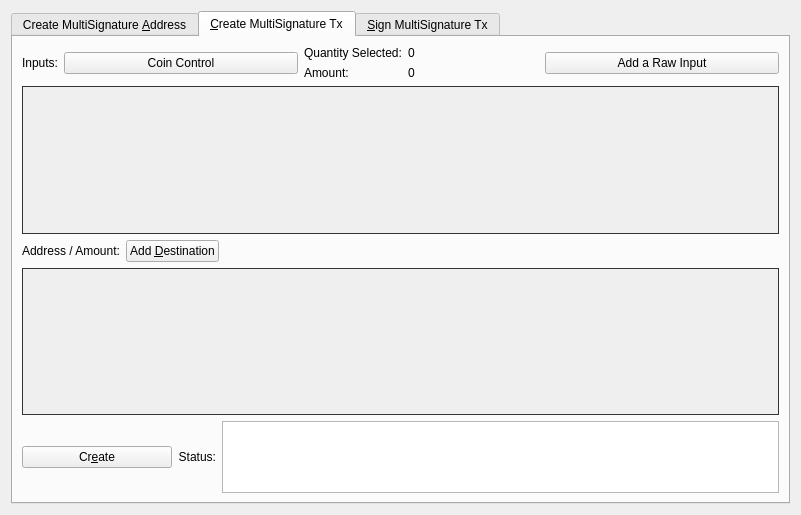
<?xml version="1.0" encoding="UTF-8"?>
<ui version="4.0">
 <class>MultisigDialog</class>
 <widget class="QDialog" name="MultisigDialog">
  <property name="geometry">
   <rect>
    <x>0</x>
    <y>0</y>
    <width>801</width>
    <height>515</height>
   </rect>
  </property>
  <property name="sizePolicy">
   <sizepolicy hsizetype="Fixed" vsizetype="Fixed">
    <horstretch>0</horstretch>
    <verstretch>0</verstretch>
   </sizepolicy>
  </property>
  <property name="windowTitle">
   <string>Multisignature Address Interactions</string>
  </property>
  <layout class="QVBoxLayout" name="verticalLayout_8">
   <item>
    <widget class="QTabWidget" name="multisigTabWidget">
     <property name="styleSheet">
      <string notr="true">QScrollArea{border: 1px solid #333333;}</string>
     </property>
     <property name="currentIndex">
      <number>1</number>
     </property>
     <widget class="QWidget" name="addMultisigTab">
      <property name="sizePolicy">
       <sizepolicy hsizetype="Minimum" vsizetype="Minimum">
        <horstretch>0</horstretch>
        <verstretch>0</verstretch>
       </sizepolicy>
      </property>
      <attribute name="title">
       <string>Create MultiSignature &amp;Address</string>
      </attribute>
      <layout class="QVBoxLayout" name="verticalLayout">
       <item>
        <layout class="QHBoxLayout" name="enterMLayout">
         <item>
          <widget class="QSpinBox" name="enterMSpinbox">
           <property name="sizePolicy">
            <sizepolicy hsizetype="Fixed" vsizetype="Fixed">
             <horstretch>0</horstretch>
             <verstretch>0</verstretch>
            </sizepolicy>
           </property>
           <property name="toolTip">
            <string>How many people must sign to verify a transaction</string>
           </property>
           <property name="minimum">
            <number>1</number>
           </property>
           <property name="maximum">
            <number>15</number>
           </property>
           <property name="value">
            <number>1</number>
           </property>
          </widget>
         </item>
         <item>
          <widget class="QLabel" name="enterMLabel">
           <property name="text">
            <string>Enter the minimum number of signatures required to sign transactions</string>
           </property>
          </widget>
         </item>
        </layout>
       </item>
       <item>
        <layout class="QHBoxLayout" name="addressLabelLayout">
         <item>
          <widget class="QLabel" name="addressLableLabel">
           <property name="text">
            <string>Address Label:</string>
           </property>
          </widget>
         </item>
         <item>
          <widget class="QLineEdit" name="multisigAddressLabel"/>
         </item>
        </layout>
       </item>
       <item>
        <layout class="QHBoxLayout" name="addAddressLayout">
         <item>
          <widget class="QPushButton" name="addAddressButton">
           <property name="toolTip">
            <string>Add another address that could sign to verify a transaction from the multisig address.</string>
           </property>
           <property name="text">
            <string>&amp;Add Address / Key</string>
           </property>
           <property name="icon">
            <iconset resource="../userx.qrc">
             <normaloff>:/icons/add</normaloff>:/icons/add</iconset>
           </property>
           <property name="autoDefault">
            <bool>false</bool>
           </property>
          </widget>
         </item>
         <item>
          <widget class="QLabel" name="addAddressLabel">
           <property name="sizePolicy">
            <sizepolicy hsizetype="Preferred" vsizetype="Fixed">
             <horstretch>0</horstretch>
             <verstretch>0</verstretch>
            </sizepolicy>
           </property>
           <property name="text">
            <string>Local addresses or public keys that can sign:</string>
           </property>
          </widget>
         </item>
         <item>
          <spacer name="addAddressSpacer_2">
           <property name="orientation">
            <enum>Qt::Horizontal</enum>
           </property>
           <property name="sizeHint" stdset="0">
            <size>
             <width>40</width>
             <height>10</height>
            </size>
           </property>
          </spacer>
         </item>
        </layout>
       </item>
       <item>
        <widget class="QScrollArea" name="addAddressScrollArea">
         <property name="sizePolicy">
          <sizepolicy hsizetype="Preferred" vsizetype="Expanding">
           <horstretch>0</horstretch>
           <verstretch>0</verstretch>
          </sizepolicy>
         </property>
         <property name="widgetResizable">
          <bool>true</bool>
         </property>
         <widget class="QWidget" name="addAddressWidget">
          <property name="geometry">
           <rect>
            <x>0</x>
            <y>0</y>
            <width>759</width>
            <height>166</height>
           </rect>
          </property>
          <layout class="QVBoxLayout" name="verticalLayout_5">
           <item>
            <layout class="QVBoxLayout" name="addressList"/>
           </item>
           <item>
            <spacer name="verticalSpacer">
             <property name="orientation">
              <enum>Qt::Vertical</enum>
             </property>
             <property name="sizeHint" stdset="0">
              <size>
               <width>20</width>
               <height>40</height>
              </size>
             </property>
            </spacer>
           </item>
          </layout>
         </widget>
        </widget>
       </item>
       <item>
        <layout class="QHBoxLayout" name="addMultisigLayout">
         <item>
          <widget class="QPushButton" name="addMultisigButton">
           <property name="sizePolicy">
            <sizepolicy hsizetype="Preferred" vsizetype="Fixed">
             <horstretch>0</horstretch>
             <verstretch>0</verstretch>
            </sizepolicy>
           </property>
           <property name="toolTip">
            <string>Create a new multisig address</string>
           </property>
           <property name="toolTipDuration">
            <number>-3</number>
           </property>
           <property name="text">
            <string>C&amp;reate</string>
           </property>
           <property name="icon">
            <iconset resource="../userx.qrc">
             <normaloff>:/icons/filesave</normaloff>:/icons/filesave</iconset>
           </property>
           <property name="autoDefault">
            <bool>false</bool>
           </property>
          </widget>
         </item>
         <item>
          <widget class="QLabel" name="label">
           <property name="text">
            <string>Status:</string>
           </property>
          </widget>
         </item>
         <item>
          <widget class="QTextEdit" name="addMultisigStatus">
           <property name="sizePolicy">
            <sizepolicy hsizetype="Expanding" vsizetype="Fixed">
             <horstretch>0</horstretch>
             <verstretch>0</verstretch>
            </sizepolicy>
           </property>
           <property name="maximumSize">
            <size>
             <width>16777215</width>
             <height>75</height>
            </size>
           </property>
           <property name="readOnly">
            <bool>true</bool>
           </property>
           <property name="textInteractionFlags">
            <set>Qt::TextSelectableByKeyboard|Qt::TextSelectableByMouse</set>
           </property>
          </widget>
         </item>
        </layout>
       </item>
       <item>
        <widget class="QLabel" name="label_2">
         <property name="sizePolicy">
          <sizepolicy hsizetype="Preferred" vsizetype="Preferred">
           <horstretch>0</horstretch>
           <verstretch>0</verstretch>
          </sizepolicy>
         </property>
         <property name="text">
          <string>Use below to quickly import an address by its redeem. Don't forget to add a label before clicking import!
Keep in mind, the wallet will rescan the blockchain to find transactions containing the new address.
Please be patient after clicking import.</string>
         </property>
         <property name="scaledContents">
          <bool>false</bool>
         </property>
         <property name="wordWrap">
          <bool>true</bool>
         </property>
        </widget>
       </item>
       <item>
        <layout class="QHBoxLayout" name="importLayout">
         <item>
          <widget class="QPushButton" name="importAddressButton">
           <property name="sizePolicy">
            <sizepolicy hsizetype="Fixed" vsizetype="Fixed">
             <horstretch>0</horstretch>
             <verstretch>0</verstretch>
            </sizepolicy>
           </property>
           <property name="text">
            <string>&amp;Import Redeem</string>
           </property>
           <property name="icon">
            <iconset resource="../userx.qrc">
             <normaloff>:/icons/receiving_addresses</normaloff>:/icons/receiving_addresses</iconset>
           </property>
          </widget>
         </item>
         <item>
          <widget class="QLineEdit" name="importRedeem">
           <property name="sizePolicy">
            <sizepolicy hsizetype="Preferred" vsizetype="Fixed">
             <horstretch>0</horstretch>
             <verstretch>0</verstretch>
            </sizepolicy>
           </property>
          </widget>
         </item>
        </layout>
       </item>
      </layout>
     </widget>
     <widget class="QWidget" name="createTransactionTab">
      <attribute name="title">
       <string>&amp;Create MultiSignature Tx</string>
      </attribute>
      <layout class="QVBoxLayout" name="verticalLayout_3">
       <item>
        <layout class="QHBoxLayout" name="horizontalLayout_2">
         <item>
          <layout class="QVBoxLayout" name="createTxLayout">
           <item>
            <layout class="QHBoxLayout" name="addTxInputLayout">
             <item>
              <widget class="QLabel" name="addTxInputLabel">
               <property name="sizePolicy">
                <sizepolicy hsizetype="Fixed" vsizetype="Preferred">
                 <horstretch>0</horstretch>
                 <verstretch>0</verstretch>
                </sizepolicy>
               </property>
               <property name="text">
                <string>Inputs:</string>
               </property>
              </widget>
             </item>
             <item>
              <widget class="QPushButton" name="pushButtonCoinControl">
               <property name="sizePolicy">
                <sizepolicy hsizetype="Preferred" vsizetype="Fixed">
                 <horstretch>0</horstretch>
                 <verstretch>0</verstretch>
                </sizepolicy>
               </property>
               <property name="text">
                <string>Coin Control</string>
               </property>
              </widget>
             </item>
             <item>
              <layout class="QFormLayout" name="formLayout_2">
               <property name="rightMargin">
                <number>10</number>
               </property>
               <item row="0" column="0">
                <widget class="QLabel" name="labelQuantity">
                 <property name="text">
                  <string>Quantity Selected:</string>
                 </property>
                </widget>
               </item>
               <item row="0" column="1">
                <widget class="QLabel" name="labelQuantity_int">
                 <property name="text">
                  <string>0</string>
                 </property>
                </widget>
               </item>
               <item row="1" column="0">
                <widget class="QLabel" name="labelAmount">
                 <property name="text">
                  <string>Amount:</string>
                 </property>
                </widget>
               </item>
               <item row="1" column="1">
                <widget class="QLabel" name="labelAmount_int">
                 <property name="text">
                  <string>0</string>
                 </property>
                </widget>
               </item>
              </layout>
             </item>
             <item>
              <widget class="QPushButton" name="addInputButton">
               <property name="sizePolicy">
                <sizepolicy hsizetype="Preferred" vsizetype="Fixed">
                 <horstretch>0</horstretch>
                 <verstretch>0</verstretch>
                </sizepolicy>
               </property>
               <property name="toolTip">
                <string>Add an input to fund the outputs</string>
               </property>
               <property name="text">
                <string>Add a Raw Input</string>
               </property>
               <property name="icon">
                <iconset resource="../userx.qrc">
                 <normaloff>:/css/default</normaloff>:/css/default</iconset>
               </property>
              </widget>
             </item>
            </layout>
           </item>
           <item>
            <widget class="QScrollArea" name="txInputsScrollArea">
             <property name="sizePolicy">
              <sizepolicy hsizetype="Preferred" vsizetype="Expanding">
               <horstretch>0</horstretch>
               <verstretch>0</verstretch>
              </sizepolicy>
             </property>
             <property name="widgetResizable">
              <bool>true</bool>
             </property>
             <widget class="QWidget" name="txInputsWidget">
              <property name="geometry">
               <rect>
                <x>0</x>
                <y>0</y>
                <width>747</width>
                <height>131</height>
               </rect>
              </property>
              <layout class="QVBoxLayout" name="verticalLayout_7">
               <item>
                <layout class="QVBoxLayout" name="inputsList"/>
               </item>
               <item>
                <spacer name="txInputsSpacer">
                 <property name="orientation">
                  <enum>Qt::Vertical</enum>
                 </property>
                 <property name="sizeHint" stdset="0">
                  <size>
                   <width>20</width>
                   <height>80</height>
                  </size>
                 </property>
                </spacer>
               </item>
              </layout>
             </widget>
            </widget>
           </item>
           <item>
            <layout class="QHBoxLayout" name="addDestinationLayout">
             <item>
              <widget class="QLabel" name="addDestinationLabel">
               <property name="text">
                <string>Address / Amount:</string>
               </property>
              </widget>
             </item>
             <item>
              <widget class="QPushButton" name="addDestinationButton">
               <property name="sizePolicy">
                <sizepolicy hsizetype="Fixed" vsizetype="Fixed">
                 <horstretch>0</horstretch>
                 <verstretch>0</verstretch>
                </sizepolicy>
               </property>
               <property name="toolTip">
                <string>Add destinations to send USERX to</string>
               </property>
               <property name="text">
                <string>Add &amp;Destination</string>
               </property>
               <property name="icon">
                <iconset resource="../userx.qrc">
                 <normaloff>:/icons/add</normaloff>:/icons/add</iconset>
               </property>
              </widget>
             </item>
             <item>
              <spacer name="addDestinationHorizontalSpacer">
               <property name="orientation">
                <enum>Qt::Horizontal</enum>
               </property>
               <property name="sizeHint" stdset="0">
                <size>
                 <width>40</width>
                 <height>20</height>
                </size>
               </property>
              </spacer>
             </item>
            </layout>
           </item>
           <item>
            <widget class="QScrollArea" name="destionationsScrollArea">
             <property name="sizePolicy">
              <sizepolicy hsizetype="Expanding" vsizetype="Expanding">
               <horstretch>0</horstretch>
               <verstretch>0</verstretch>
              </sizepolicy>
             </property>
             <property name="widgetResizable">
              <bool>true</bool>
             </property>
             <widget class="QWidget" name="destinationsScrollAreaContents">
              <property name="geometry">
               <rect>
                <x>0</x>
                <y>0</y>
                <width>747</width>
                <height>130</height>
               </rect>
              </property>
              <layout class="QVBoxLayout" name="verticalLayout_11">
               <item>
                <layout class="QVBoxLayout" name="destinationsList"/>
               </item>
               <item>
                <spacer name="destinationsSpacer">
                 <property name="orientation">
                  <enum>Qt::Vertical</enum>
                 </property>
                 <property name="sizeHint" stdset="0">
                  <size>
                   <width>20</width>
                   <height>20</height>
                  </size>
                 </property>
                </spacer>
               </item>
              </layout>
             </widget>
            </widget>
           </item>
           <item>
            <layout class="QHBoxLayout" name="horizontalLayout_4">
             <item>
              <widget class="QPushButton" name="createButton">
               <property name="sizePolicy">
                <sizepolicy hsizetype="Fixed" vsizetype="Fixed">
                 <horstretch>0</horstretch>
                 <verstretch>0</verstretch>
                </sizepolicy>
               </property>
               <property name="minimumSize">
                <size>
                 <width>150</width>
                 <height>0</height>
                </size>
               </property>
               <property name="toolTip">
                <string>Create a transaction object using the given inputs to the given outputs</string>
               </property>
               <property name="text">
                <string>Cr&amp;eate</string>
               </property>
               <property name="icon">
                <iconset resource="../userx.qrc">
                 <normaloff>:/icons/export</normaloff>:/icons/export</iconset>
               </property>
               <property name="autoDefault">
                <bool>false</bool>
               </property>
               <property name="default">
                <bool>true</bool>
               </property>
              </widget>
             </item>
             <item>
              <widget class="QLabel" name="createButtonLabel">
               <property name="sizePolicy">
                <sizepolicy hsizetype="Fixed" vsizetype="Preferred">
                 <horstretch>0</horstretch>
                 <verstretch>0</verstretch>
                </sizepolicy>
               </property>
               <property name="text">
                <string>Status:</string>
               </property>
               <property name="alignment">
                <set>Qt::AlignRight|Qt::AlignTrailing|Qt::AlignVCenter</set>
               </property>
              </widget>
             </item>
             <item>
              <widget class="QTextEdit" name="createButtonStatus">
               <property name="sizePolicy">
                <sizepolicy hsizetype="Expanding" vsizetype="Minimum">
                 <horstretch>0</horstretch>
                 <verstretch>0</verstretch>
                </sizepolicy>
               </property>
               <property name="maximumSize">
                <size>
                 <width>16777215</width>
                 <height>16777215</height>
                </size>
               </property>
               <property name="sizeAdjustPolicy">
                <enum>QAbstractScrollArea::AdjustToContents</enum>
               </property>
               <property name="readOnly">
                <bool>true</bool>
               </property>
              </widget>
             </item>
            </layout>
           </item>
          </layout>
         </item>
         <item>
          <layout class="QHBoxLayout" name="horizontalLayout_3"/>
         </item>
        </layout>
       </item>
      </layout>
     </widget>
     <widget class="QWidget" name="signMultisigTransaction">
      <property name="styleSheet">
       <string notr="true">txScrollArea:{
	border: 1px solid #333333;
}
keyScrollArea:{
	border: 1px solid #333333;
}
txScrollArea:{
	border: 1px solid #333333;
}</string>
      </property>
      <attribute name="title">
       <string>&amp;Sign MultiSignature Tx</string>
      </attribute>
      <layout class="QVBoxLayout" name="verticalLayout_4">
       <item>
        <layout class="QHBoxLayout" name="transactionHexLayout">
         <item>
          <widget class="QLabel" name="transactionHexLabel">
           <property name="text">
            <string>Transaction Hex:</string>
           </property>
          </widget>
         </item>
         <item>
          <widget class="QLineEdit" name="transactionHex">
           <property name="toolTip">
            <string/>
           </property>
          </widget>
         </item>
        </layout>
       </item>
       <item>
        <layout class="QHBoxLayout" name="horizontalLayout">
         <item>
          <layout class="QVBoxLayout" name="verticalLayout_2">
           <item>
            <layout class="QHBoxLayout" name="horizontalLayout_7">
             <item>
              <widget class="QPushButton" name="signButton">
               <property name="sizePolicy">
                <sizepolicy hsizetype="Preferred" vsizetype="Fixed">
                 <horstretch>0</horstretch>
                 <verstretch>0</verstretch>
                </sizepolicy>
               </property>
               <property name="minimumSize">
                <size>
                 <width>150</width>
                 <height>0</height>
                </size>
               </property>
               <property name="toolTip">
                <string>Sign the transaction from this wallet or from provided private keys</string>
               </property>
               <property name="text">
                <string>S&amp;ign</string>
               </property>
               <property name="icon">
                <iconset resource="../userx.qrc">
                 <normaloff>:/icons/edit</normaloff>:/icons/edit</iconset>
               </property>
               <property name="autoDefault">
                <bool>false</bool>
               </property>
               <property name="default">
                <bool>true</bool>
               </property>
              </widget>
             </item>
             <item>
              <widget class="QPushButton" name="commitButton">
               <property name="enabled">
                <bool>false</bool>
               </property>
               <property name="sizePolicy">
                <sizepolicy hsizetype="Preferred" vsizetype="Fixed">
                 <horstretch>0</horstretch>
                 <verstretch>0</verstretch>
                </sizepolicy>
               </property>
               <property name="toolTip">
                <string>&lt;html&gt;&lt;head/&gt;&lt;body&gt;&lt;p&gt;DISABLED until transaction has been signed enough times.&lt;/p&gt;&lt;/body&gt;&lt;/html&gt;</string>
               </property>
               <property name="autoFillBackground">
                <bool>false</bool>
               </property>
               <property name="text">
                <string>Co&amp;mmit</string>
               </property>
               <property name="icon">
                <iconset resource="../userx.qrc">
                 <normaloff>:/icons/send</normaloff>:/icons/send</iconset>
               </property>
               <property name="autoDefault">
                <bool>true</bool>
               </property>
              </widget>
             </item>
             <item>
              <layout class="QHBoxLayout" name="addPrivKeyLayout">
               <item>
                <widget class="QPushButton" name="addPrivKeyButton">
                 <property name="sizePolicy">
                  <sizepolicy hsizetype="Fixed" vsizetype="Fixed">
                   <horstretch>0</horstretch>
                   <verstretch>0</verstretch>
                  </sizepolicy>
                 </property>
                 <property name="toolTip">
                  <string>Add private keys to sign the transaction with</string>
                 </property>
                 <property name="text">
                  <string>Add Private &amp;Key</string>
                 </property>
                 <property name="icon">
                  <iconset resource="../userx.qrc">
                   <normaloff>:/icons/add</normaloff>:/icons/add</iconset>
                 </property>
                </widget>
               </item>
               <item>
                <widget class="QLabel" name="addPrivKeyLabel">
                 <property name="text">
                  <string>Sign with only private keys (Not Recommened)</string>
                 </property>
                </widget>
               </item>
              </layout>
             </item>
            </layout>
           </item>
           <item>
            <layout class="QHBoxLayout" name="horizontalLayout_5">
             <item>
              <widget class="QLabel" name="signButtonStatusLabel">
               <property name="text">
                <string>Status:</string>
               </property>
              </widget>
             </item>
             <item>
              <widget class="QTextEdit" name="signButtonStatus">
               <property name="sizePolicy">
                <sizepolicy hsizetype="Expanding" vsizetype="Preferred">
                 <horstretch>0</horstretch>
                 <verstretch>0</verstretch>
                </sizepolicy>
               </property>
               <property name="maximumSize">
                <size>
                 <width>16777215</width>
                 <height>16777215</height>
                </size>
               </property>
               <property name="verticalScrollBarPolicy">
                <enum>Qt::ScrollBarAsNeeded</enum>
               </property>
               <property name="readOnly">
                <bool>true</bool>
               </property>
               <property name="textInteractionFlags">
                <set>Qt::TextSelectableByKeyboard|Qt::TextSelectableByMouse</set>
               </property>
              </widget>
             </item>
            </layout>
           </item>
           <item>
            <widget class="QScrollArea" name="keyScrollArea">
             <property name="sizePolicy">
              <sizepolicy hsizetype="Expanding" vsizetype="Expanding">
               <horstretch>0</horstretch>
               <verstretch>0</verstretch>
              </sizepolicy>
             </property>
             <property name="sizeAdjustPolicy">
              <enum>QAbstractScrollArea::AdjustToContents</enum>
             </property>
             <property name="widgetResizable">
              <bool>true</bool>
             </property>
             <widget class="QWidget" name="keyScrollAreaContents">
              <property name="geometry">
               <rect>
                <x>0</x>
                <y>0</y>
                <width>755</width>
                <height>168</height>
               </rect>
              </property>
              <layout class="QVBoxLayout" name="verticalLayout_9">
               <item>
                <layout class="QVBoxLayout" name="keyList"/>
               </item>
               <item>
                <spacer name="keySpacer">
                 <property name="orientation">
                  <enum>Qt::Vertical</enum>
                 </property>
                 <property name="sizeHint" stdset="0">
                  <size>
                   <width>20</width>
                   <height>20</height>
                  </size>
                 </property>
                </spacer>
               </item>
              </layout>
             </widget>
            </widget>
           </item>
          </layout>
         </item>
        </layout>
       </item>
      </layout>
     </widget>
    </widget>
   </item>
  </layout>
 </widget>
 <resources>
  <include location="../userx.qrc"/>
 </resources>
 <connections/>
</ui>
